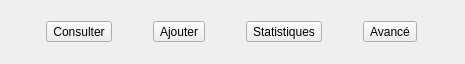
         <widget class="QWidget" name="horizontalLayoutWidget_6">
          <property name="geometry">
           <rect>
            <x>488</x>
            <y>22</y>
            <width>465</width>
            <height>64</height>
           </rect>
          </property>
          <layout class="QHBoxLayout" name="horizontalLayout_10">
           <item>
            <widget class="QToolButton" name="btnConsulterQualite">
             <property name="toolTip">
              <string>Consulter</string>
             </property>
             <property name="text">
              <string>Consulter</string>
             </property>
             <property name="icon">
              <iconset resource="img.qrc">
               <normaloff>:/img/search.svg</normaloff>:/img/search.svg</iconset>
             </property>
             <property name="iconSize">
              <size>
               <width>24</width>
               <height>24</height>
              </size>
             </property>
             <property name="toolButtonStyle">
              <enum>Qt::ToolButtonStyle::ToolButtonTextUnderIcon</enum>
             </property>
            </widget>
           </item>
           <item>
            <widget class="QToolButton" name="btnAjouterQualite">
             <property name="toolTip">
              <string>Ajouter</string>
             </property>
             <property name="text">
              <string>Ajouter</string>
             </property>
             <property name="icon">
              <iconset resource="img.qrc">
               <normaloff>:/img/add.svg</normaloff>:/img/add.svg</iconset>
             </property>
             <property name="iconSize">
              <size>
               <width>24</width>
               <height>24</height>
              </size>
             </property>
             <property name="toolButtonStyle">
              <enum>Qt::ToolButtonStyle::ToolButtonTextUnderIcon</enum>
             </property>
            </widget>
           </item>
           <item>
            <widget class="QToolButton" name="btnStatHuile">
             <property name="toolTip">
              <string>Statistiques</string>
             </property>
             <property name="text">
              <string>Statistiques</string>
             </property>
             <property name="icon">
              <iconset resource="img.qrc">
               <normaloff>:/img/chart.svg</normaloff>:/img/chart.svg</iconset>
             </property>
             <property name="iconSize">
              <size>
               <width>24</width>
               <height>24</height>
              </size>
             </property>
             <property name="toolButtonStyle">
              <enum>Qt::ToolButtonStyle::ToolButtonTextUnderIcon</enum>
             </property>
            </widget>
           </item>
           <item>
            <widget class="QToolButton" name="btnAdvHuile">
             <property name="toolTip">
              <string>Avancé</string>
             </property>
             <property name="text">
              <string>Avancé</string>
             </property>
             <property name="icon">
              <iconset resource="img.qrc">
               <normaloff>:/img/settings.svg</normaloff>:/img/settings.svg</iconset>
             </property>
             <property name="iconSize">
              <size>
               <width>24</width>
               <height>24</height>
              </size>
             </property>
             <property name="toolButtonStyle">
              <enum>Qt::ToolButtonStyle::ToolButtonTextUnderIcon</enum>
             </property>
            </widget>
           </item>
          </layout>
         </widget>
